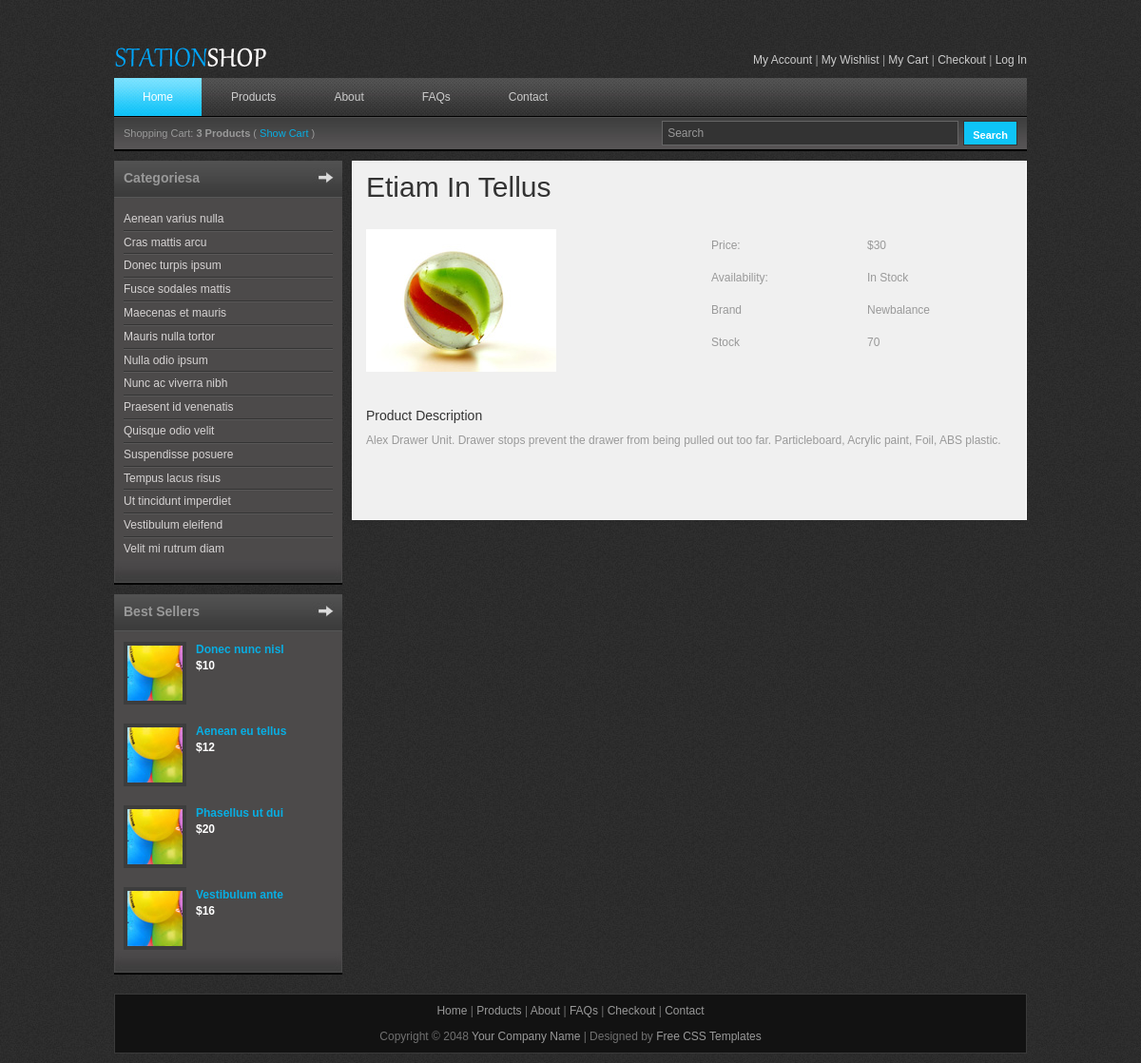
Screenshot of /productdetail/7 with the database file from the repository.
### tables this page shows
CREATE TABLE `product_tbl` (
  `product_id` int(11) NOT NULL,
  `product_name` varchar(20) NOT NULL,
  `product_description` text NOT NULL,
  `gambar` varchar(20) NOT NULL,
  `price` int(10) NOT NULL,
  `stock` int(10) NOT NULL,
  `brand` varchar(250) NOT NULL
);

### application/controllers/Products.php (called while the page is built, shortened)
<?php
class Products extends CI_Controller {
	public function __construct() {
		$this->load->model("ProductsModel");
		$this->load->library("pagination");
	}
	public function productDetail($product_id) {
		$data["content_page"]="product_detail_content";
		$data["product_data"]=$this->ProductsModel->getProductDetail($product_id);
		$this->load->view("index",$data);
	}
}

### index.php (called while the page is built, shortened)
<?php
require_once BASEPATH.'core/CodeIgniter.php';

### application/models/ProductsModel.php (called while the page is built, shortened)
<?php
	class ProductsModel extends CI_Model {
		public function getProductDetail($product_id) {
			$sql = "SELECT * FROM product_tbl WHERE product_id=" . $product_id;
			$query = $this->db->query($sql);
			return $query->row();
		}
	}

### application/views/product_detail_content.php (the view)
<h1>Etiam In Tellus</h1>
<?php if (isset($product_data)) { ?>
            <div class="content_half float_l">
        	<a  rel="lightbox[portfolio]" href="<?php echo base_url(); ?>images/product/<?php echo $product_data->gambar; ?>"><img src="<?php echo base_url(); ?>images/product/<?php echo $product_data->gambar; ?>" alt="Image 01" /></a>
            </div>
            <div class="content_half float_r">
				<table>
                    <tr>
                        <td height="30" width="160">Price:</td>
                        <td>$<?php echo $product_data->price; ?></td>
                    </tr>
                    <tr>
                        <td height="30">Availability:</td>
                        <td>In Stock</td>
                    </tr>
                    <tr>
                        <td height="30">Brand</td>
                        <td><?php echo $product_data->brand; ?></td>
                    </tr>
                    <tr><td height="30">Stock</td><td><?php echo $product_data->stock; ?></td></tr>
                </table>
                <div class="cleaner h20"></div>
			</div>
            <div class="cleaner h30"></div>
            <h5>Product Description</h5>
            <p><?php echo $product_data->product_description; ?></p>
            <div class="cleaner h50"></div>
<?php } ?>

### css/templatemo_style.css (style rules this page uses)
body { margin: 0; padding: 0; color: #999; font-family: Tahoma, Geneva, sans-serif; font-size: 12px; line-height: 1.4em; background-color: #2e2e2e; background-repeat: repeat; background-image: url(../images/templatemo_body.jpg) }
p { margin: 0 0 10px 0; padding: 0; }
img { border: none; }
h1, h2, h3, h4, h5, h6 { color: #333; font-weight: normal; }
h1 { font-size: 30px; margin: 0 0 30px; padding: 5px 0; }
h5 { font-size: 14px; margin: 0 0 10px; padding: 0; }
.cleaner { clear: both }
.h20 { height: 20px }
.h30 { height: 30px }
.h50 { height: 50px }
.float_l { float: left }
.float_r { float: right }
.content_half { width: 320px; }

### rows the page displays
product_tbl: gambar (picture), price "30", brand "Newbalance", stock "70", product_description "Alex Drawer Unit. Drawer stops prevent the drawer from being pulled out too far. Particleboard, Acrylic paint, Foil, ABS plastic."
